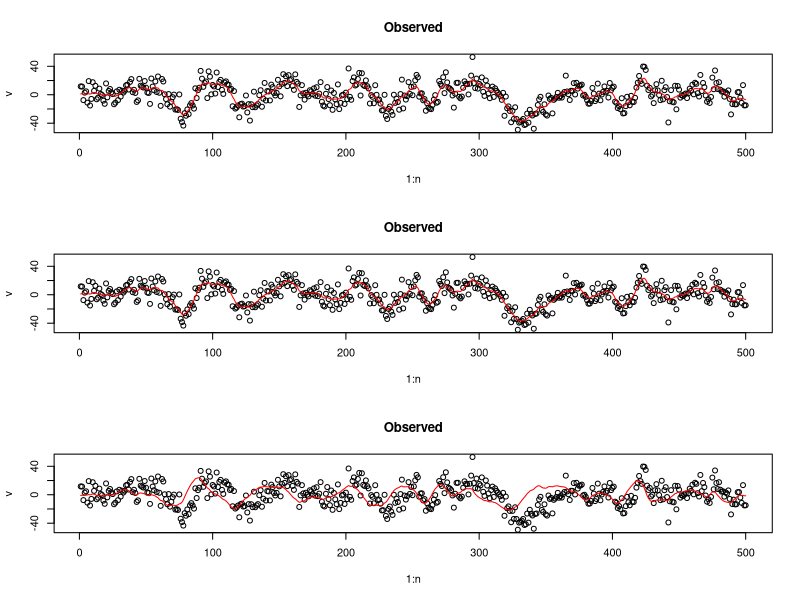

Generate this figure with R:
rm(list=ls())

my.kf <- function(v,params){
	
	p <- dim(params$S)[1]
	n <- dim(v)[2]
	eye <- diag(rep(1,p))
	
	S <- params$S
	SV <- params$SV
	SH <- params$SH
	B <- params$B
	A <- params$A
	
	
	h_tt <- matrix(rep(NA,p*n),p,n)
	h_tmt <- matrix(rep(NA,p*n),p,n)
	
	S_tt <- list()
	S_tmt <- list()
	
	# initialisation
	v_t <- v[,1]
	h_tmt[,1] <- params$mu
	S_tmt[[1]] <- S
	K_t <- S_tmt[[1]] %*% t(B) %*%  solve(B %*% S_tmt[[1]] %*% t(B)+SV)
	h_tt[,1] <- (eye - K_t %*% B) %*% h_tmt[,1] + K_t %*% v_t
	S_tt[[1]] <- (eye - K_t %*% B ) %*% S_tmt[[1]]
	
	for (i in 2:n){

	  ###### FILTERING GOES HERE
	  v_t <- v[,i]
	  h_tmt[,i] <- A %*% h_tt[,i-1]
	  S_tmt[[i]] <- A %*% S_tt[[i-1]] %*% t(A) + SH
	  K_t <- S_tmt[[i]] %*% t(B) %*%  solve(B %*% S_tmt[[i]] %*% t(B)+SV)
	  h_tt[,i] <- (eye - K_t %*% B) %*% h_tmt[,i] + K_t %*% v_t
	  S_tt[[i]] <- (eye - K_t %*% B ) %*% S_tmt[[i]]
		
	}
	
	   h_ttau <- matrix(rep(NA,p*n),p,n)
	   S_ttau <- list()
	   S_cov_tau <- list()
	###### SMOOTHING INITIALISATIONS GO HERE
	   h_ttau[ , n] <- h_tt[,n]
  	 S_ttau[[n]] <- S_tt[[n]]
	
  for (j in n:2){
		
		####### SMOOTHING GOES HERE
    J <- S_tt[[j-1]] %*% t(A) %*% solve(S_tmt[[j]])
    h_ttau[ , j-1] <- h_tt[,j-1] + J %*% ( h_ttau[ , j] - h_tmt[, j])
    S_ttau[[j-1]] <- S_tt[[j-1]] + J %*% ( S_ttau[[j]] - S_tmt[[j]]) %*% t(J)
    S_cov_tau[[j-1]] <- S_ttau[[j]] %*% t(J)
	}
	
	h_tt <- h_tt
	h_ttau <- h_ttau
	S_ttau <- S_ttau
	S_cov_tau <- S_cov_tau
	v_hat <- B %*% h_ttau
	return(list(h_tt=h_tt, S_ttau=S_ttau, h_ttau=h_ttau, v_hat=v_hat, S_cov_tau=S_cov_tau))	
}

my.em <- function(v,params,maxiters){
	
  p <- dim(params$S)[1]
  n <- dim(v)[2]
  eye <- diag(rep(1,p))
  
  S <- params$S
  SV <- params$SV
  SH <- params$SH
  B <- params$B
  A <- params$A
  
  
  for (iter in 1:maxiters){
		## update parameters by runnning one EM step
		## will require both filtering and smoothing estimates
		## so will need to call my.kf
	  ## E STEP
    params$SH <- params$SH
    out.kf <- my.kf(v,params)
    h_ttau <- out.kf$h_ttau
    S_ttau <- out.kf$S_ttau
    S_cov_tau <- out.kf$S_cov_tau
    ## M step
    ### update SV once
    params$SV <- 0
    for (i in 1:n){
       update <- B %*% S_ttau[[i]] %*% t(B) + (B %*% h_ttau[,i]-v[,i]) %*% t(B %*% h_ttau[,i]-v[,i])
       params$SV <- params$SV +1/n * update
     }
    ### update SH once
    params$SH <- matrix(0, nrow=2, ncol=2)
    for (i in 2:n){
    first.part <- S_ttau[[i]] - A %*% t(S_cov_tau[[i-1]]) -  S_cov_tau[[i-1]] %*% t(A) + A %*% S_ttau[[i-1]] %*% t(A)
    second.part <- ( h_ttau[ ,i] - A %*% h_ttau[ ,i-1] ) %*%  t( h_ttau[ ,i] - A %*% h_ttau[ ,i-1] )
    params$SH <- params$SH + 1/(n-1) * (first.part + second.part)
    }
    params$SV <- params$SV
    params$SH <- params$SH
  }
	
	
	return(params)
	
}

########## SCRIPT STARTS HERE

v <- t(as.matrix(read.csv('data.csv')))
n <- dim(v)[2]
p <- 2


SVtrue <- 100
SHtrue <- 10*matrix(c(1,0.7,0.7,2),2,2)
theta <- 0.1
params <- list()
params$A <- 0.95*matrix(c(cos(theta),-sin(theta),sin(theta),cos(theta)),2,2)
params$B <- matrix(c(1,0),1,2)
params$SV <- SVtrue		# change to identity for part 3
params$SH <- SHtrue		# change to identity for part 3
params$mu <- matrix(c(1,-1),2,1)
params$S <-  diag(rep(1,p))

### PART A and B of QUESTION 2

out.kf <- my.kf(v,params)

par(mfrow=c(3,1))
plot(1:n,v,main='Observed')
lines(1:n,out.kf$v_hat,col='red')
plot(1:n,v,main='Observed')
lines(1:n,out.kf$h_ttau[1,],main='Hidden 1',type='l',col='red')
plot(1:n,v,main='Observed')
lines(1:n,out.kf$h_ttau[2,],main='Hidden 2',type='l',col='red')

## PART C

# initialise parameters
maxiters <- 20
params$SV <- 1
params$SH <- diag(rep(1,p))

params <- my.em(v,params,maxiters)


